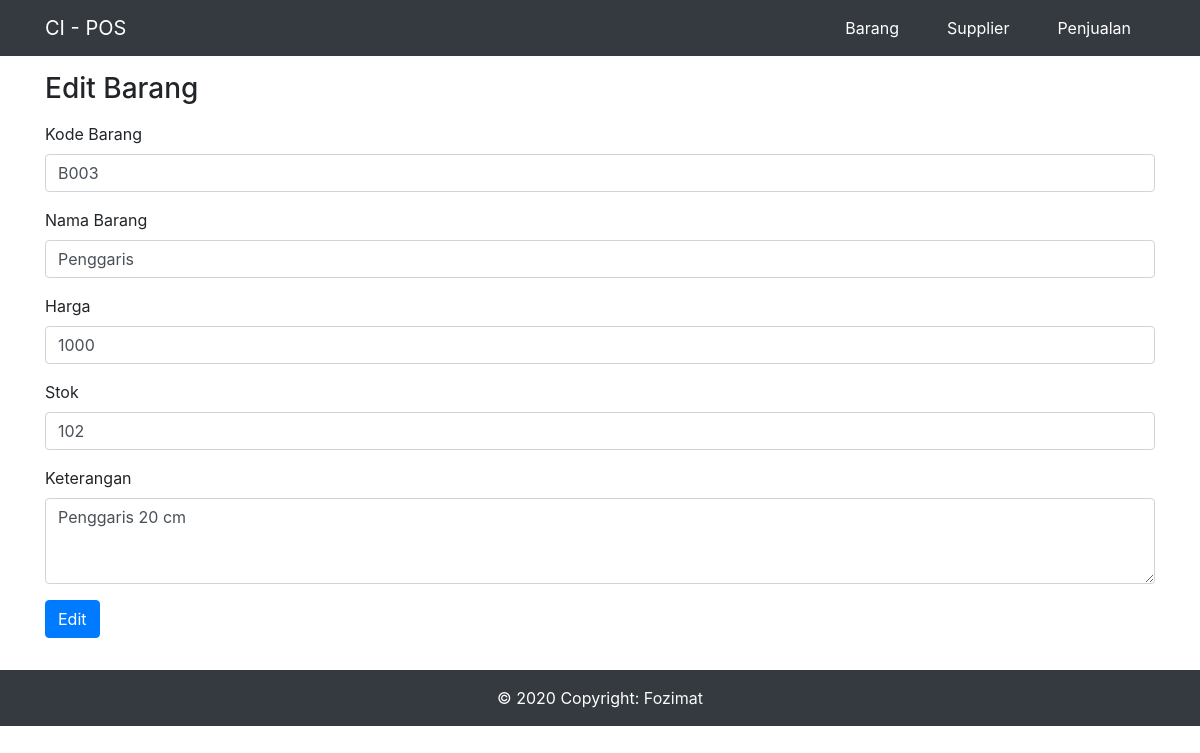
The page /home/edit/3 on the database its author committed.
### tables this page shows
CREATE TABLE `tb_barang` (
  `id_barang` int(11) NOT NULL,
  `kode_barang` varchar(255) NOT NULL,
  `nama_barang` varchar(255) NOT NULL,
  `harga` int(11) NOT NULL,
  `stok` int(11) NOT NULL,
  `keterangan` varchar(255) NOT NULL
);

### application/controllers/Home.php (called while the page is built, shortened)
<?php
class Home extends CI_Controller
{
    public function __construct()
    {
        $this->load->model('m_barang');
    }
    public function edit($id)
    {
        $valid = $this->form_validation;
        $valid->set_rules('kode_barang', 'Kode Barang', 'required|edit_unique[tb_barang.kode_barang. ' . $id . ']');
        $valid->set_rules('nama_barang', 'Nama Barang', 'required|min_length[3]');
        $valid->set_rules('harga', 'Harga', 'required|integer');
        $valid->set_rules('stok', 'Stok', 'required|integer');
        $valid->set_rules('keterangan', 'keterangan', 'required');
        $valid->set_error_delimiters('<div class="text-danger">', '</div>');
        $valid->set_message('required', '{field} tidak boleh kosong');
        $valid->set_message('integer', '{field} harus berupa angka');
        $valid->set_message('min_length', '{field} minimal 3 karakter');
        $valid->set_message('is_unique', '{field} tidak boleh sama');
        $valid->set_message('edit_unique', '{field} harus unik');
        $where = [
            'id_barang' => $id
        ];
        $data['data'] = $this->m_barang->detailData('tb_barang', $where);
        $data['title'] = 'Edit Barang';
        if ($valid->run() == false) {
            $this->load->view('template/header', $data);
            $this->load->view('home/edit_barang', $data);
            $this->load->view('template/footer');
        }
    }
}

### index.php (called while the page is built, shortened)
<?php
require_once BASEPATH.'core/CodeIgniter.php';

### application/models/M_barang.php (called while the page is built, shortened)
<?php
class M_barang extends CI_Model
{
    function detailData($table, $where)
    {
        return $this->db->get_where($table, $where)->row();
    }
}

### application/views/home/edit_barang.php (the view, shortened to what this page needs)
<div class="container mt-3">
    <h3 class="mb-3">Edit Barang</h3>
    <form action="" method="POST">
        <div class="form-group">
            <label for="kode_barang">Kode Barang</label>
            <input type="text" class="form-control" id="kode_barang" name="kode_barang" placeholder="Masukkan kode barang" value="<?= $data->kode_barang; ?>" autocomplete="off">
        </div>
        <div class="form-group">
            <label for="nama_barang">Nama Barang</label>
            <input type="text" class="form-control" id="nama_barang" name="nama_barang" placeholder="Masukkan nama barang" value="<?= $data->nama_barang; ?>" autocomplete="off">
        </div>
        <div class="form-group">
            <label for="harga">Harga</label>
            <input type="text" class="form-control" id="harga" name="harga" placeholder="Masukkan harga barang" value="<?= $data->harga; ?>" autocomplete="off">
        </div>
        <div class="form-group">
            <label for="stok">Stok</label>
            <input type="text" class="form-control" id="stok" name="stok" placeholder="Masukkan stok barang" value="<?= $data->stok; ?>" autocomplete="off">
        </div>
        <div class="form-group">
            <label for="keterangan">Keterangan</label>
            <textarea class="form-control" id="keterangan" rows="3" name="keterangan"><?= $data->keterangan; ?></textarea>
        </div>
        <button type="submit" class="btn btn-primary mb-3">Edit</button>
    </form>
</div>

### rows shown on the page
tb_barang: kode_barang "B003", nama_barang "Penggaris", harga "1000", stok "102", keterangan "Penggaris 20 cm"
